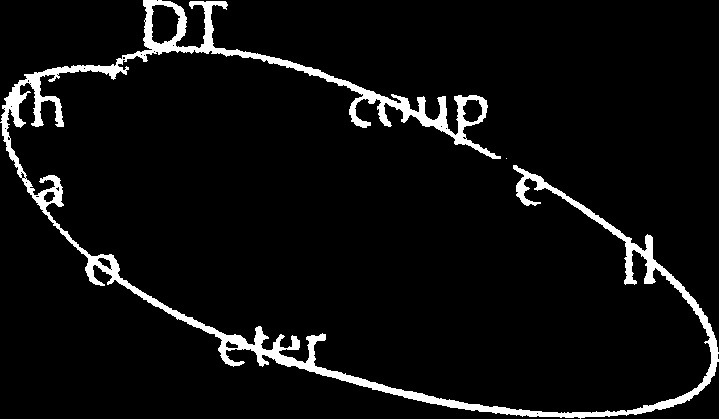
#> input picture inpainting results/localized/t21.jpg, 719 x 419 px
$ python -i inpainting.py   (imports and definitions only)
#> lines starting #> are read from the running program, lines starting #| are printed output that depends on the picture; after the words box and inside, x2 and y2 are one past the last pixel; in counts of white or black regions, pixels touching at a corner belong together
#> further down, picture is the input picture: shape (419, 719); min 0, max 255, mean 14.6
import cv2
import numpy as np


def remove_noise(img):

	img = cv2.threshold(img, 0, 255, cv2.THRESH_BINARY | cv2.THRESH_OTSU)[1]
#> img: shape (419, 719); 5.7% white; 2 white regions (1 under 20 px), largest, box (x1, y1, x2, y2) and area: (0, 0, 719, 419) 17192
	img = cv2.dilate(img,cv2.getStructuringElement(cv2.MORPH_ELLIPSE, (3,3)),iterations = 1)
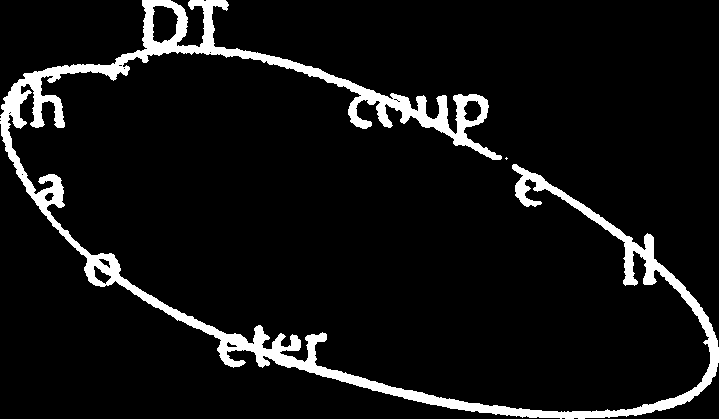
#> img: shape (419, 719); 7.5% white; 2 white regions (1 under 20 px), largest, box (x1, y1, x2, y2) and area: (0, 0, 719, 419) 22482
	copy = img.copy()
	copy = cv2.cvtColor(copy,cv2.COLOR_GRAY2RGB)
#> copy: shape (419, 719, 3); 7.5% white; 2 white regions (1 under 20 px)
	refCnts, hierarchy = cv2.findContours(img.copy(), cv2.RETR_EXTERNAL, cv2.CHAIN_APPROX_SIMPLE)
#> refCnts = 2 contours, 1 with area under 20; largest, box (x1, y1, x2, y2) and area: (0, 0, 719, 419) 21406
	mask = np.zeros(img.shape[:2], dtype=img.dtype)
	noise = []

	for c in refCnts:
		area = cv2.contourArea(c)
		if area < 80:
			#print(area)
			noise.append(c)
			cv2.drawContours(mask, [c], 0, (255), -1)
#> this loop made 2 passes
#> area on pass 2: 21406
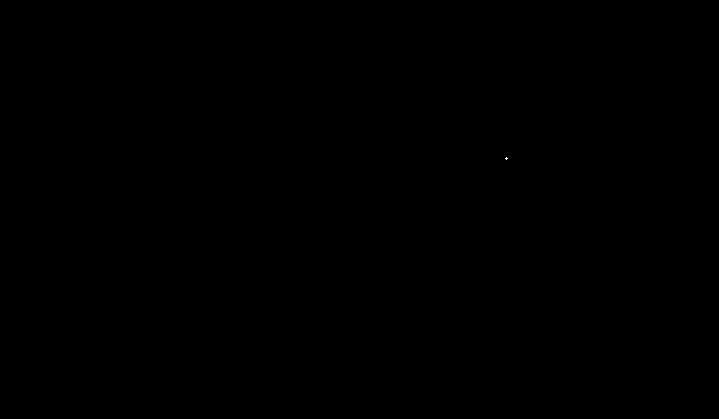
#> mask: shape (419, 719); 0% white in thin lines or dots, all inside (x1, y1, x2, y2) = (505, 157, 508, 160)
#> after the loop, noise = [[[506, 157], [505, 158], [506, 159], [507, 158]]]
	mask= cv2.bitwise_not(mask)
	result = cv2.bitwise_and(img,img, mask= mask)
#> result: shape (419, 719); 7.5% white; 1 white region, box (x1, y1, x2, y2) and area: (0, 0, 719, 419) 22482
	return result

# [14 lines not run here, left out]

>>> import cv2
>>> picture = cv2.imread('inpainting results/localized/t21.jpg', cv2.IMREAD_GRAYSCALE)
>>> result = remove_noise(picture)
